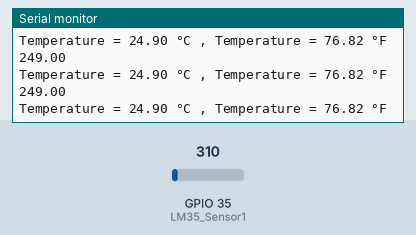
A sketch run on a simulated ESP32. Parts: the last lines printed to the serial monitor. The inputs (shaded band) are chosen by the test bench; at power-on: GPIO 35 (LM35_Sensor1) = 310. Nothing arrives over Bluetooth unless stated; a phone connects over Bluetooth LE 3 s after start.

Above: at 1.2 s.
1.3 s: GPIO 35 (LM35_Sensor1) set to 372
At 1.31 s:
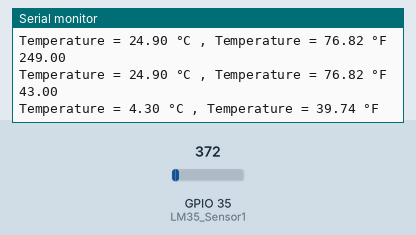
2.8 s: GPIO 35 (LM35_Sensor1) set to 434
At 2.82 s:
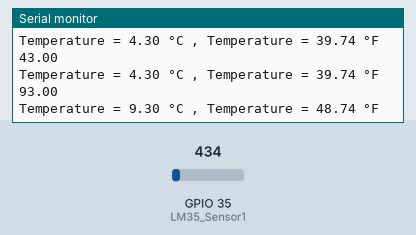
Timing chart, 0 to 5.8 s (numbered marks = the images above; inputs shaded):
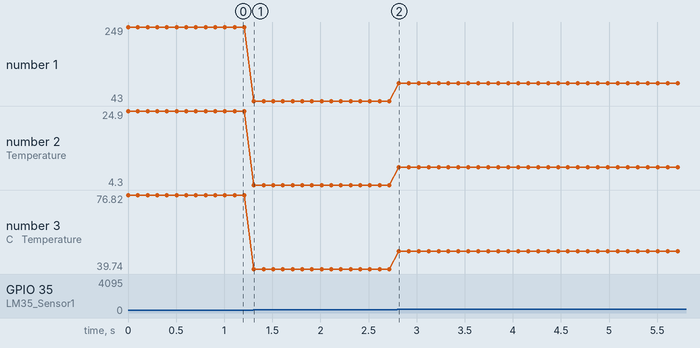

The sketch:

BabySavr_Arduino.ino
```cpp
#include <BLEDevice.h>
#include <BLEServer.h>
#include <BLEUtils.h>
#include <BLE2902.h>

#include "esp_adc_cal.h"

#define LM35_Sensor1    35

int LM35_Raw_Sensor1 = 0;
float LM35_TempC_Sensor1 = 0.0;
float LM35_TempF_Sensor1 = 0.0;
float Voltage = 0.0;

BLEServer* pServer= NULL;
BLECharacteristic* pCharacteristic = NULL;
bool deviceConnected = false;
bool oldDeviceConnected = false;

#define SERVICE_UUID "4fafc201-1fb5-459e-8fcc-c5c9c331914b"
#define CHARACTERISTIC_UUID "beb5483e-36e1-4688-b7f5-ea07361b26a8"

class MyServerCallbacks: public BLEServerCallbacks {

  void onConnect(BLEServer* pServer){
    deviceConnected = true;
  };

    void onDisconnect(BLEServer* pServer){
      deviceConnected = false;
    }
};


// the setup routine runs once when you press reset:
void setup() {
  // initialize serial communication at 9600 bits per second:
  Serial.begin(115200);

  BLEDevice::init("Magnet Sensor");

  pServer = BLEDevice::createServer();
  pServer->setCallbacks(new MyServerCallbacks());

  BLEService *pService = pServer->createService(SERVICE_UUID);

  pCharacteristic = pService->createCharacteristic(
                      CHARACTERISTIC_UUID,
                      BLECharacteristic::PROPERTY_READ   |
                      BLECharacteristic::PROPERTY_WRITE  |
                      BLECharacteristic::PROPERTY_NOTIFY |
                      BLECharacteristic::PROPERTY_INDICATE
                    );
  pCharacteristic->addDescriptor(new BLE2902());
  pService->start();
  BLEAdvertising *pAdvertising = BLEDevice::getAdvertising();
  pAdvertising->addServiceUUID(SERVICE_UUID);
  pAdvertising->setScanResponse(false);
  pAdvertising->setMinPreferred(0x0);
  BLEDevice::startAdvertising();

  Serial.println("Waiting for a client connection to notify");

}

// the loop routine runs over and over again forever:
void loop() {
  // Read LM35_Sensor1 ADC Pin
  LM35_Raw_Sensor1 = analogRead(LM35_Sensor1);
  // Calibrate ADC & Get Voltage (in mV)
  Voltage = readADC_Cal(LM35_Raw_Sensor1);
  Serial.println(Voltage);
  // TempC = Voltage(mV) / 10
  LM35_TempC_Sensor1 = Voltage / 10;
  LM35_TempF_Sensor1 = (LM35_TempC_Sensor1 * 1.8) + 32;

  // Print The Readings
  Serial.print("Temperature = ");
  Serial.print(LM35_TempC_Sensor1);
  Serial.print(" °C , ");
  Serial.print("Temperature = ");
  Serial.print(LM35_TempF_Sensor1);
  Serial.println(" °F");

  delay(100);
//

  if(deviceConnected){
    // pCharacteristic->setValue((uint8_t*)&LM35_TempF_Sensor1,4);
    uint8_t temp_to_send = (uint8_t)LM35_TempF_Sensor1; // Assuming temperature fits in a byte
    pCharacteristic->setValue(&temp_to_send, sizeof(temp_to_send));

    pCharacteristic->notify();

    delay(3);
  }
  if (!deviceConnected && oldDeviceConnected) {
    delay(500);
    pServer->startAdvertising();
    Serial.println("start advertising");
    oldDeviceConnected = deviceConnected;
  }

  if (deviceConnected && !oldDeviceConnected){
    oldDeviceConnected = deviceConnected;
  }
}

uint8_t readADC_Cal(int ADC_Raw)
{
  esp_adc_cal_characteristics_t adc_chars;

  esp_adc_cal_characterize(ADC_UNIT_1, ADC_ATTEN_DB_11, ADC_WIDTH_BIT_12, 1100, &adc_chars);
  return(esp_adc_cal_raw_to_voltage(ADC_Raw, &adc_chars));
}
```

Measured:
- after the input at 1.3 s, the serial monitor: prints a new line at once (image 1)
- after the input at 2.8 s, the serial monitor: prints a new line at once (image 2)
- plotted number 1: 249 → 43 after the input at 1.3 s, 43 → 93 after the input at 2.8 s
- plotted number 2: 24.9 → 4.3 after the input at 1.3 s, 4.3 → 9.3 after the input at 2.8 s
- plotted number 3: 76.82 → 39.74 after the input at 1.3 s, 39.74 → 48.74 after the input at 2.8 s
